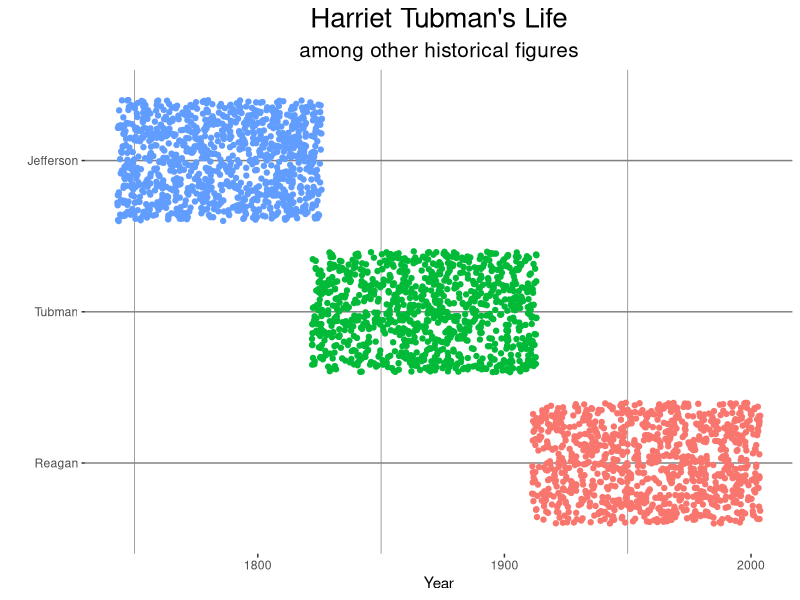

Source code (R):
## ---- chunk 1
library("tidyverse")
N <- 1000

df <- data.frame(
  year = c(runif(N, 1743, 1826),
              runif(N, 1822, 1913),
              runif(N, 1911, 2004)),
  person = c(rep("Jefferson", N), rep("Tubman", N), rep("Reagan", N)))

df$person <- factor(df$person,
                    levels = c("Reagan", "Tubman", "Jefferson"))
## ---- chunk 2
df |>
  ggplot() +
  geom_jitter(aes(x = year, y = person, color = person)) +
  labs(title = "Harriet Tubman's Life",
       subtitle = "among other historical figures",
       x = "Year",
       y = "") +
  theme(legend.position = "none",
        legend.title = element_blank(),
        panel.background = element_blank(),
        panel.grid = element_line(color = "gray50"),
        panel.grid.major.x = element_blank(),
        plot.subtitle = element_text(color = "black", 
                                     hjust = 0.5, size = 15),
        plot.title = element_text(color = "black", 
                                  hjust = 0.5, size = 20))
